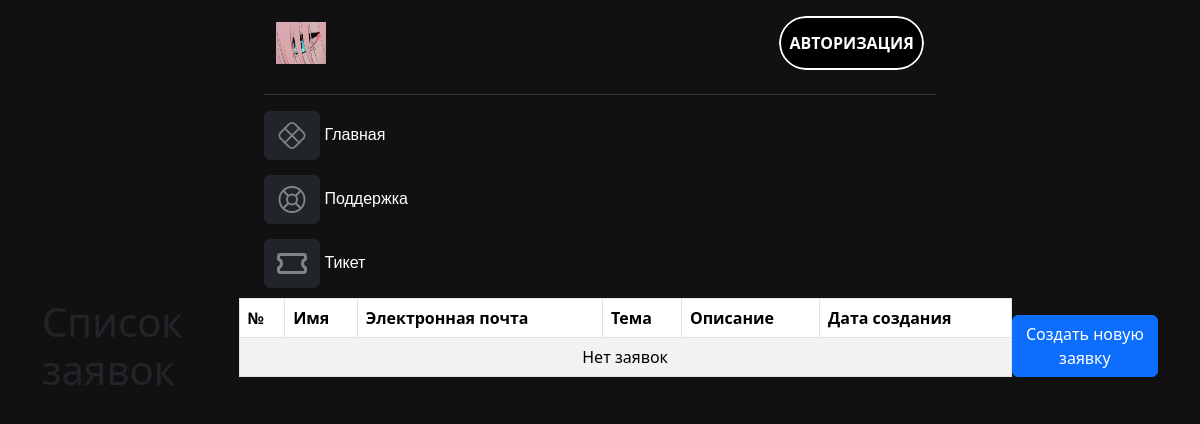
The app's page /tickets, older data.
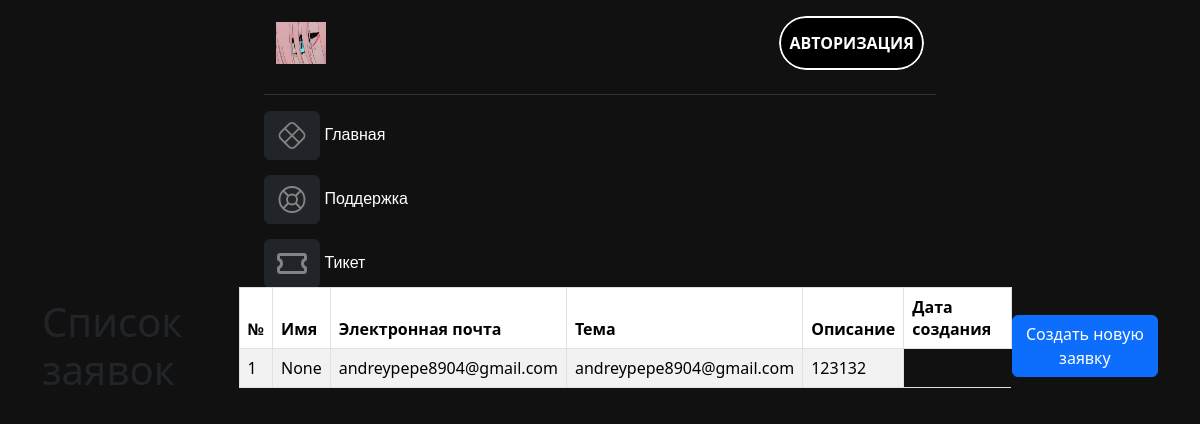
The same page, newer data.
### models.py (models this page shows, shortened)
class Task(db.Model):
    __tablename__ = 'task'
    id = Column(Integer, primary_key=True)
    head = Column(String(100), nullable=True, default="Проблема")
    name = Column(String(100), nullable=True)
    status_id = Column(Integer, ForeignKey('status.id'))  # status_id указывает на id в статусе
    status = relationship('Status', backref='tasks')  # Используйте 'backref', чтобы упростить связь с Task
    type = Column(Integer, ForeignKey('type.id'))
    description = Column(String(100), nullable=True)
    email = Column(String(100), nullable=True)
    subject = Column(String(500), nullable=True)
    name_client = Column(String(100), nullable=False)
    executor = Column(Integer, nullable=True)
    beg_date = Column(DateTime, nullable=True)
    end_date = Column(Date, nullable=True)
    id_priority = Column(Integer, ForeignKey('priority.id'), nullable=True)
    priority = relationship('Priority')

### app.py (the view)
@app.route('/tickets')
def tickets():
    tickets_list = Task.query.all()  # Получаем все заявки
    return render_template('tickets.html', tickets=tickets_list)

### app.py (called while the page is built)
@app.before_request
def create_tables():
    db.create_all()

### templates/tickets.html (shortened to what this page needs)
{% extends 'main.html' %}
{% block container %}
<header>
    <div class='container-nav'>
        <nav class="navbar bg-body-dark">
            <div class="container-fluid">
            <a class="navbar-brand" href="main">
                <img src="static/zerotwoglass.gif" alt="Logo" width="50" height="42" class="d-inline-block align-text-top">
            </a>
            {% if session.get('auth_id') %}
                    <div class="dropdown">
                        <button class="btn btn-danger dropdown-toggle" type="button" id="dropdownMenuButton" aria-expanded="false">
                            {{ session.get('username') }}
                        </button>
                        <div class="dropdown-menu" aria-labelledby="dropdownMenuButton">
                            <a class="dropdown-item" href="/profile">Профиль</a>
                            <a class="dropdown-item" href="/profile-settings">Настройки</a>
                            <a class="dropdown-item" href="{{ url_for('logout') }}">Выйти</a>
                        </div>
                    </div>
                    {% else %}
                        <a class="btn-23" href="auth">
                            <span class="text">Авторизация</span>
                        </a>
                    {% endif %}
            </div>
        </nav>
    </div>
</header>
<main>
    <hr class="hr-nav">
    <div class="container-mt-5">
        <a href="main" class="btn btn-dark">
            <img src="static/main.svg" width="30" height="35">
        </a>
        <span>Главная</span>
      </div>
    <div class="container-mt-5">
        <a href="request" class="btn btn-dark">
            <img src="static/help.svg" width="30" height="35">
        </a>
        <span>Поддержка</span>
      </div>
    <div class="container-mt-5">
        <a href="tickets" class="btn btn-dark">
          <img src="static/ticket.svg" width="30" height="35">
        </a>
        <span>Тикет</span>
      </div>
      <div class="container">
        <h1 class="mt-4">Список заявок</h1>
        <table class="table table-bordered table-striped mt-3">
            <thead>
                <tr>
                    <th>№</th>
                    <th>Имя</th>
                    <th>Электронная почта</th>
                    <th>Тема</th>
                    <th>Описание</th>
                    <th>Дата создания</th>
                </tr>
            </thead>
            <tbody>
                {% for ticket in tickets %}
                    <tr>
                        <td>{{ loop.index }}</td>
                        <td>{{ ticket.name }}</td>
                        <td>{{ ticket.email }}</td>
                        <td>{{ ticket.subject }}</td>
                        <td>{{ ticket.description }}</td>
                    </tr>
                {% else %}
                    <tr>
                        <td colspan="6" class="text-center">Нет заявок</td>
                    </tr>
                {% endfor %}
            </tbody>
        </table>
        <a href="{{ url_for('request_page') }}" class="btn btn-primary mt-3">Создать новую заявку</a>
    </div>
</main>
{% endblock %}

### templates/main.html (shortened to what this page needs)
<!DOCTYPE html>
<html lang="en">
<head>
    <link rel="stylesheet" href="static/styles.css">
    <link href="https://cdn.jsdelivr.net/npm/bootstrap@5.3.3/dist/css/bootstrap.min.css" rel="stylesheet">
</head>
<body style="background-color: #111111;">
    {% block container %}{% endblock %}
</body>
</html>

### static/styles.css (style rules this page uses)
.container-nav { margin-left: 22%; margin-right: 22%; margin-top: 0.7%; background-color: #111111; }
.bg-body-dark { background-color: #111111; }
.hr-nav { color: #929292; margin-left: 22%; margin-right: 22%; }
.container-mt-5 { margin-left: 22%; margin-top: 15px; color: #fff; font-family: 'Gill Sans', 'Gill Sans MT', Calibri, 'Trebuchet MS', sans-serif; }
.container { display: flex; align-items: center; justify-content: flex-start; height: 0px; margin-top: 50px; }
.btn-23, .btn-23 *, .btn-23 :after, .btn-23 :before, .btn-23:after, .btn-23:before { border: 0 solid; box-sizing: border-box; }
.btn-23 { -webkit-tap-highlight-color: transparent; -webkit-appearance: button; background-color: #000; background-image: none; color: #fff; cursor: pointer; font-family: ui-sans-serif, system-ui, -apple-system, BlinkMacSystemFont, Segoe UI, Roboto, Helvetica Neue, Arial, Noto Sans, sans-serif, Apple Color Emoji, Segoe UI Emoji, Segoe UI Symbol, Noto Color Emoji; font-size: 100%; font-weight: 900; line-height: 1.5; margin: 0; -webkit-mask-image: -webkit-radial-gradient(#000, #fff); padding: 0; text-transform: uppercase; }
.btn-23 { border-radius: 99rem; border-width: 2px; overflow: hidden; padding: 0.8rem 3rem; position: relative; }
.btn-23 span { display: grid; inset: 0; place-items: center; position: absolute; transition: opacity 0.2s ease; }

Row changes from the older to the newer data that the page shows:
added Task: name "None", email "andreypepe8904@gmail.com", subject "andreypepe8904@gmail.com", description "123132"
Text that changed along with them:
text no longer shown: "Нет заявок"
